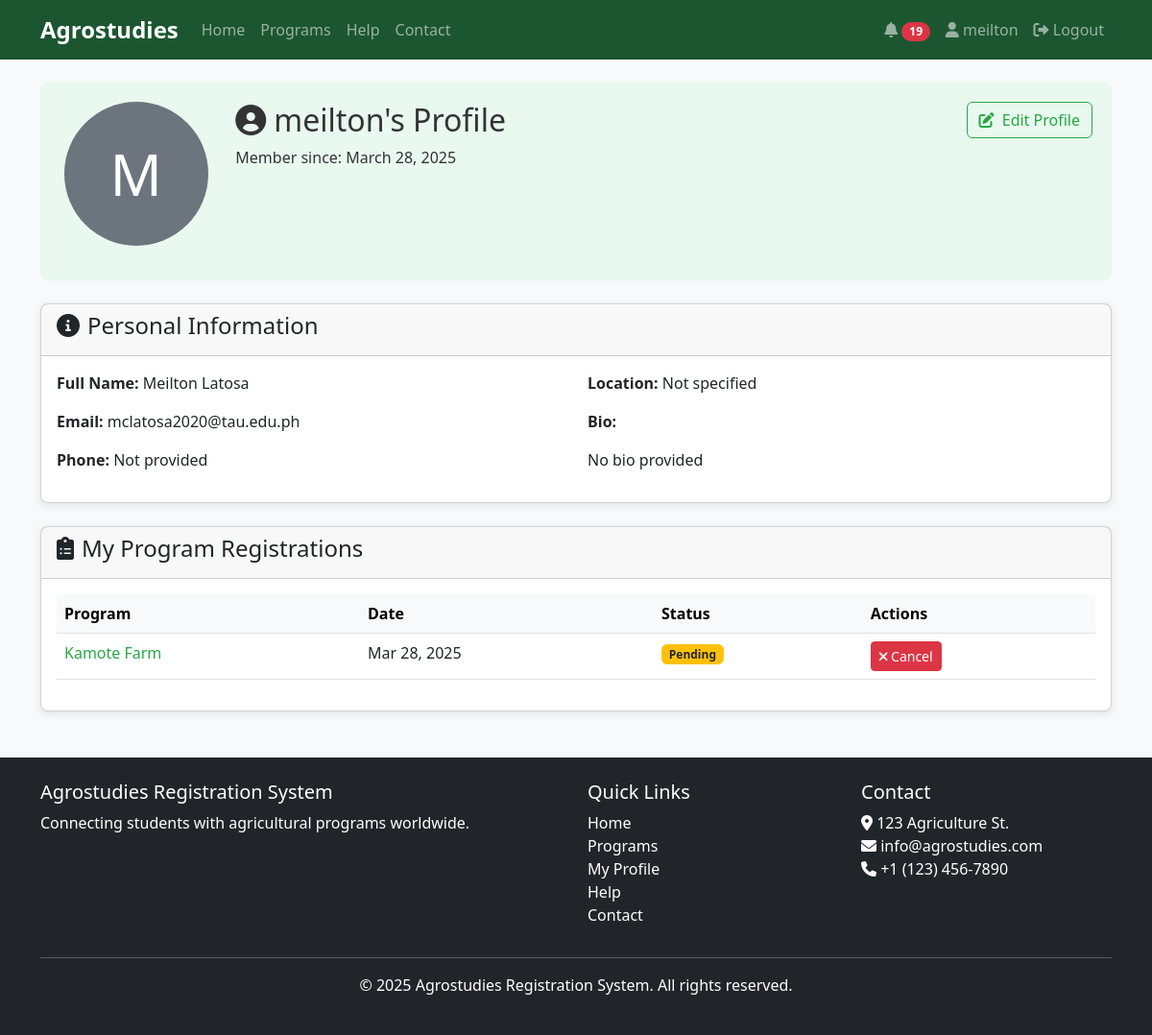
Screenshot of /profile/ (signed in) with the database file from the repository.
### core/models.py (models this page shows, shortened)
class Profile(models.Model):
    user = models.OneToOneField(User, on_delete=models.CASCADE)
    bio = models.TextField(blank=True)
    location = models.CharField(max_length=100, blank=True)
    date_joined = models.DateTimeField(auto_now_add=True)
    email_verified = models.BooleanField(default=False)
    verification_token = models.CharField(max_length=100, blank=True, null=True)
    profile_image = models.ImageField(upload_to='profile_images/', blank=True, null=True)
    phone_number = models.CharField(max_length=20, blank=True, null=True)

class Registration(models.Model):
    PENDING = 'pending'
    APPROVED = 'approved'
    REJECTED = 'rejected'
    STATUS_CHOICES = [
        (PENDING, 'Pending'),
        (APPROVED, 'Approved'),
        (REJECTED, 'Rejected'),
    ]
    user = models.ForeignKey(User, on_delete=models.CASCADE)
    program = models.ForeignKey(AgricultureProgram, on_delete=models.CASCADE)
    registration_date = models.DateTimeField(auto_now_add=True)
    status = models.CharField(max_length=10, choices=STATUS_CHOICES, default=PENDING)
    notes = models.TextField(blank=True)
    processed = models.BooleanField(default=False)  # Flag to indicate if this registration has been processed into a candidate
    tor = models.FileField(upload_to='documents/tor/', blank=True, null=True, verbose_name="Transcript of Records (TOR)")
    nc2_tesda = models.FileField(upload_to='documents/tesda/', blank=True, null=True, verbose_name="NC2 from TESDA")
    diploma = models.FileField(upload_to='documents/diploma/', blank=True, null=True)
    good_moral = models.FileField(upload_to='documents/moral/', blank=True, null=True, verbose_name="Good Moral Character")
    nbi_clearance = models.FileField(upload_to='documents/nbi/', blank=True, null=True, verbose_name="NBI Clearance")
    class Meta:
        unique_together = ('user', 'program')

class AgricultureProgram(models.Model):
    title = models.CharField(max_length=200)
    description = models.TextField()
    start_date = models.DateField()
    end_date = models.DateField()
    location = models.CharField(max_length=100)
    capacity = models.PositiveIntegerField()
    created_at = models.DateTimeField(auto_now_add=True)
    updated_at = models.DateTimeField(auto_now=True)

### core/views.py (the view)
# urls.py: path('profile/', views.profile, name='profile'),
@login_required
def profile(request):
    if request.method == 'POST':
        u_form = UserUpdateForm(request.POST, instance=request.user)
        p_form = ProfileUpdateForm(request.POST, request.FILES, instance=request.user.profile)
        if u_form.is_valid() and p_form.is_valid():
            if 'delete_image' in request.POST and request.user.profile.profile_image:
                old_image = request.user.profile.profile_image.path
                request.user.profile.profile_image = None
                if os.path.exists(old_image):
                    os.remove(old_image)
            u_form.save()
            p_form.save()
            messages.success(request, 'Your profile has been updated!')
            Notification.add_notification(
                request.user,
                "Your profile has been successfully updated.",
                Notification.SUCCESS
            )
            return redirect('profile')
    else:
        u_form = UserUpdateForm(instance=request.user)
        p_form = ProfileUpdateForm(instance=request.user.profile)
    registrations = Registration.objects.filter(user=request.user).order_by('-registration_date')
    context = {
        'u_form': u_form,
        'p_form': p_form,
        'registrations': registrations
    }
    return render(request, 'profile.html', context)

### core/context_processors.py (called while the page is built)
def notification_count(request):
    if request.user.is_authenticated:
        unread_count = Notification.objects.filter(user=request.user, read=False).count()
        return {
            'unread_notifications_count': unread_count
        }
    return {
        'unread_notifications_count': 0
    }

### templates/profile.html (shortened to what this page needs)
{% extends 'base.html' %}
{% block content %}
<div class="profile-header mb-4">
    <div class="row">
        <div class="col-md-2 text-center">
            {% if user.profile.profile_image %}
                <img src="{{ user.profile.profile_image.url }}" alt="{{ user.username }}" class="img-fluid rounded-circle mb-3" style="max-width: 150px; max-height: 150px;">
            {% else %}
                <div class="bg-secondary text-white rounded-circle d-flex align-items-center justify-content-center mb-3" style="width: 150px; height: 150px; font-size: 60px; margin: 0 auto;">
                    {{ user.username|first|upper }}
                </div>
            {% endif %}
        </div>
        <div class="col-md-6">
            <h2><i class="fas fa-user-circle me-2"></i>{{ user.username }}'s Profile</h2>
            <p>Member since: {{ user.profile.date_joined|date:"F j, Y" }}</p>
        </div>
        <div class="col-md-4 text-md-end">
            <a class="btn btn-outline-primary" data-bs-toggle="collapse" href="#editProfileForm" role="button">
                <i class="fas fa-edit me-1"></i> Edit Profile
            </a>
        </div>
    </div>
</div>
<div class="card mb-4">
    <div class="card-header">
        <h4><i class="fas fa-info-circle me-2"></i>Personal Information</h4>
    </div>
    <div class="card-body">
        <div class="row">
            <div class="col-md-6">
                <p><strong>Full Name:</strong> {{ user.first_name }} {{ user.last_name }}</p>
                <p><strong>Email:</strong> {{ user.email }}</p>
                <p><strong>Phone:</strong> {{ user.profile.phone_number|default:"Not provided" }}</p>
            </div>
            <div class="col-md-6">
                <p><strong>Location:</strong> {{ user.profile.location|default:"Not specified" }}</p>
                <p><strong>Bio:</strong> {{ user.profile.bio|default:"No bio provided"|linebreaks }}</p>
            </div>
        </div>
    </div>
</div>
<div class="card">
    <div class="card-header">
        <h4><i class="fas fa-clipboard-list me-2"></i>My Program Registrations</h4>
    </div>
    <div class="card-body">
        {% if registrations %}
            <div class="table-responsive">
                <table class="table table-hover">
                    <thead class="table-light">
                        <tr>
                            <th>Program</th>
                            <th>Date</th>
                            <th>Status</th>
                            <th>Actions</th>
                        </tr>
                    </thead>
                    <tbody>
                        {% for reg in registrations %}
                            <tr>
                                <td>
                                    <a href="{% url 'program_detail' reg.program.id %}">{{ reg.program.title }}</a>
                                </td>
                                <td>{{ reg.registration_date|date:"M d, Y" }}</td>
                                <td>
                                    {% if reg.status == 'approved' %}
                                        <span class="badge bg-success">Approved</span>
                                    {% elif reg.status == 'rejected' %}
                                        <span class="badge bg-danger">Rejected</span>
                                    {% else %}
                                        <span class="badge bg-warning text-dark">Pending</span>
                                    {% endif %}
                                </td>
                                <td>
                                    {% if reg.status != 'rejected' %}
                                        <a href="{% url 'cancel_registration' reg.id %}" class="btn btn-sm btn-danger">
                                            <i class="fas fa-times"></i> Cancel
                                        </a>
                                    {% endif %}
                                </td>
                            </tr>
                        {% endfor %}
                    </tbody>
                </table>
            </div>
        {% else %}
            <div class="alert alert-info">
                You haven't registered for any programs yet.
                <a href="{% url 'program_list' %}">Browse available programs</a>.
            </div>
        {% endif %}
    </div>
</div>
{% endblock %}

### templates/base.html (shortened to what this page needs)
<!DOCTYPE html>
<html lang="en">
<head>
    <link href="https://cdn.jsdelivr.net/npm/bootstrap@5.3.0/dist/css/bootstrap.min.css" rel="stylesheet">
    <link rel="stylesheet" href="https://cdnjs.cloudflare.com/ajax/libs/font-awesome/6.0.0/css/all.min.css">
    <link rel="stylesheet" href="/static/css/main.css">
    <link rel="stylesheet" href="/static/css/modal-animations.css">
</head>
<body>
    <nav class="navbar navbar-expand-lg navbar-dark bg-dark">
        <div class="container">
            <a class="navbar-brand" href="{% url 'index' %}">Agrostudies</a>
            <div class="collapse navbar-collapse" id="navbarNav">
                <ul class="navbar-nav me-auto">
                    <li class="nav-item">
                        <a class="nav-link" href="{% url 'index' %}">Home</a>
                    </li>
                    <li class="nav-item">
                        <a class="nav-link" href="{% url 'program_list' %}">Programs</a>
                    </li>
                    <li class="nav-item">
                        <a class="nav-link" href="{% url 'help' %}">Help</a>
                    </li>
                    <li class="nav-item">
                        <a class="nav-link" href="{% url 'contact' %}">Contact</a>
                    </li>
                </ul>
                <ul class="navbar-nav ms-auto">
                    {% if user.is_authenticated %}
                        <li class="nav-item dropdown">
                            <a class="nav-link" href="#" id="notificationDropdown" role="button" data-bs-toggle="dropdown" aria-expanded="false">
                                <i class="fas fa-bell"></i>
                                {% if unread_notifications_count > 0 %}
                                    <span class="badge rounded-pill bg-danger">{{ unread_notifications_count }}</span>
                                {% endif %}
                            </a>
                        </li>
                        <li class="nav-item">
                            <a class="nav-link" href="{% url 'profile' %}">
                                <i class="fas fa-user"></i> {{ user.username }}
                            </a>
                        </li>
                        <li class="nav-item">
                            <a class="nav-link" href="{% url 'logout' %}">
                                <i class="fas fa-sign-out-alt"></i> Logout
                            </a>
                        </li>
                    {% endif %}
                </ul>
            </div>
        </div>
    </nav>
    <main class="container my-4">
        {% block content %}{% endblock %}
    </main>
    <footer class="bg-dark text-white py-4 mt-5">
        <div class="container">
            <div class="row">
                <div class="col-md-6">
                    <h5>Agrostudies Registration System</h5>
                    <p>Connecting students with agricultural programs worldwide.</p>
                </div>
                <div class="col-md-3">
                    <h5>Quick Links</h5>
                    <ul class="list-unstyled">
                        <li><a href="{% url 'index' %}" class="text-white">Home</a></li>
                        <li><a href="{% url 'program_list' %}" class="text-white">Programs</a></li>
                        {% if user.is_authenticated %}
                            <li><a href="{% url 'profile' %}" class="text-white">My Profile</a></li>
                        {% else %}
                            <li><a href="#" data-bs-toggle="modal" data-bs-target="#loginModal" class="text-white">Login</a></li>
                            <li><a href="#" data-bs-toggle="modal" data-bs-target="#registerModal" class="text-white">Register</a></li>
                        {% endif %}
                        <li><a href="{% url 'help' %}" class="text-white">Help</a></li>
                        <li><a href="{% url 'contact' %}" class="text-white">Contact</a></li>
                    </ul>
                </div>
                <div class="col-md-3">
                    <h5>Contact</h5>
                    <address>
                        <i class="fas fa-map-marker-alt"></i> 123 Agriculture St.<br>
                        <i class="fas fa-envelope"></i> info@agrostudies.com<br>
                        <i class="fas fa-phone"></i> +1 (123) 456-7890
                    </address>
                </div>
            </div>
            <hr>
            <div class="text-center">
                <p>&copy; {% now "Y" %} Agrostudies Registration System. All rights reserved.</p>
            </div>
        </div>
    </footer>
</body>
</html>

### static/css/main.css (style rules this page uses)
body { font-family: 'Segoe UI', Tahoma, Geneva, Verdana, sans-serif; background-color: #f8f9fa; color: #333; }
a { color: #28a745; text-decoration: none; }
.btn-outline-primary { color: #28a745; border-color: #28a745; }
.navbar-dark { background-color: #1c5631 !important; }
.navbar-brand { font-weight: bold; font-size: 1.5rem; }
.card { border-radius: 8px; box-shadow: 0 2px 8px rgba(0,0,0,0.1); transition: transform 0.3s ease; }
footer { background-color: #1c5631 !important; }
footer a { transition: opacity 0.2s ease; }
.profile-header { background-color: #e9f9ef; padding: 20px; border-radius: 8px; margin-bottom: 20px; }

### rows the page displays
Registration: program "Kamote Farm", registration_date "Mar 28, 2025", status "Pending"

### other values shown
{{ unread_notifications_count }} "19"
{{ user.username }} "meilton"
{{ user.username|first|upper }} "M"
{{ user.profile.date_joined|date:"F j, Y" }} "March 28, 2025"
{{ user.first_name }} "Meilton"
{{ user.last_name }} "Latosa"
{{ user.email }} "mclatosa2020@tau.edu.ph"
{{ user.profile.phone_number|default:"Not provided" }} "Not provided"
{{ user.profile.location|default:"Not specified" }} "Not specified"
{{ user.profile.bio|default:"No bio provided"|linebreaks }} "No bio provided"
